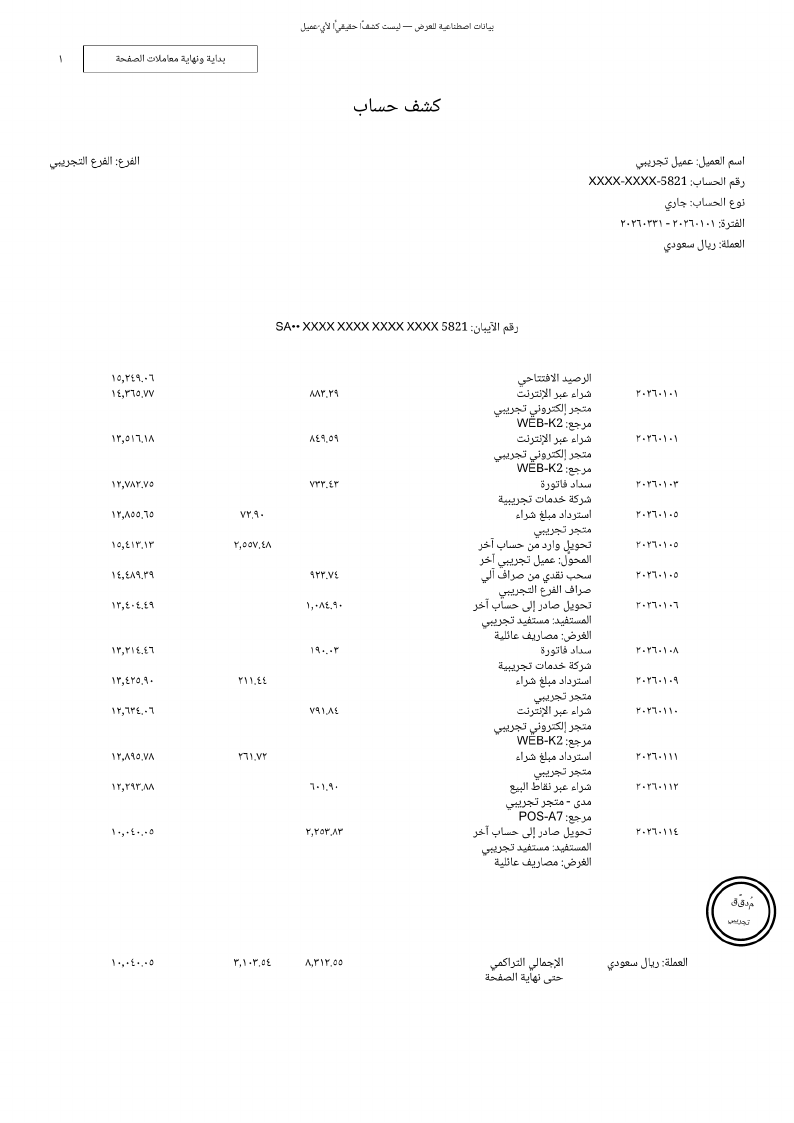
#> input picture site/page-1.png, 794 x 1123 px
$ python -i publish_real_page.py   (imports and definitions only)
#> lines starting #> are read from the running program, lines starting #| are printed output that depends on the picture
"""One page of a real statement, made public for the story page: its rows as the system read them, and two crops.

Owner, 2026-10-31: «ما ابغى كشف اصطناعي ابدا هنا», then «لا اوافق انك ما تنقل المبالغ … صفحة واحدة بس وعلى كذا
مطبق عليها حجب قوي», then, on page 43 after the account holder's consent, «نعم موافق امضي بالصفحه 43 بالحجب المذكور
اعلاه». The bound is docs/SHOWCASE_PLAN.md section 6 («شرطُ الصدق»): ONE page, its amounts visible, and

  - cropped, not covered: the page header (holder, account, IBAN, address) and footer are outside both crops;
  - solid boxes, never blur: a person's name, an account or transfer reference, a card number;
  - the same items hidden in the text the page reads, by rule and not by position: a transfer row keeps its first
    line only (the names of its parties follow it), and a bracketed reference or a masked card number is hidden
    wherever it is. The text is then audited against the owner's private identity patterns (the same file and
    reader as tools/capture_training.py), and nothing is written if one survives.

The inputs stay on the owner's machine (the run's ledger export and its page images); only the outputs are
tracked. The boxes and the hidden lines are written here by position, so this file names nobody.

    python3 tools/ledger.py build --run <run> --db <scratch>/real.sqlite --source <run>/slice_629p.pdf
    python3 tools/ledger.py export --db <scratch>/real.sqlite --source <run>/slice_629p.pdf --read-on 2026-10-31 \\
        --out <scratch>/real.export.json
    python3 tools/publish_real_page.py --export <scratch>/real.export.json --pages <run>/pages \
        [--patterns ~/.hermes/private/rajhi-private-patterns.txt]

Prints counts only, never a figure or a name from the page.
"""
from __future__ import annotations

import argparse
import json
import re
import sys
from pathlib import Path

ROOT = Path(__file__).resolve().parents[1]
sys.path.insert(0, str(ROOT / "tools"))
PAGE = 43
OUT_JSON = ROOT / "docs" / "measurements" / "real-page-43.json"
OUT_ROWS = ROOT / "site" / "real-rows.png"
OUT_ROW = ROOT / "site" / "real-row.png"

#: The rows region of the 200-DPI page image (left, top, right, bottom): below the header, above the footer.
ROWS_CROP = (140, 780, 1560, 1835)
#: Solid boxes inside ROWS_CROP, each over one item that names or identifies someone.
BOXES = (
    (612, 38, 1082, 68), (612, 68, 660, 102),    # row 1: the transaction reference
    (748, 226, 1032, 262),                       # row 2: a card number
    (668, 573, 956, 603), (812, 604, 956, 642),  # row 5: a person's name, on two lines
    (612, 666, 1108, 706), (790, 706, 1018, 734),  # row 6: an account reference and a name
    (748, 914, 1032, 950),                       # row 8: a card number
)
#: The flagged row's first printed line inside ROWS_CROP: its amount and its description, kept at full size.
ROW_CROP = (560, 818, 1100, 854)
#: The rows crop is scaled down for the page; the flagged row's line is not, so its digits stay legible on a phone.
SCALE = 0.75

HIDDEN = "[محجوب]"
PATTERNS = Path("~/.hermes/private/rajhi-private-patterns.txt")
#: Western, Arabic-Indic and Extended Arabic-Indic digits: the reader writes all three.
DIGIT = "0-9٠-٩۰-۹"
#: A reference in brackets that carries a long run of digits; a card number masked in the middle.
_REFERENCE = re.compile(rf"\([^)]*[{DIGIT}]{{6,}}[^)]*\)")
_CARD = re.compile(rf"[{DIGIT}]{{4,}}\*+[{DIGIT}]{{2,}}")
#: A transfer names its parties under its first line.
_TRANSFER = re.compile(r"تحويل")
#: What the page needs of each row; the footer keeps its verdict only.
ROW_FIELDS = ("seq", "row_no", "page", "date_iso", "desc", "side", "printed_movement", "movement",
              "derived_movement", "balance", "chain_ok")


# [38 lines left out: functions redact, surviving_patterns, extract, not called in this run]


def crops(page_image: Path) -> tuple:
    """The two crops, boxes drawn into the pixels, saved without metadata."""
#> called with page_image = '../site/page-1.png'
    from PIL import Image, ImageDraw

    rows = Image.open(page_image).convert("L").crop(ROWS_CROP)
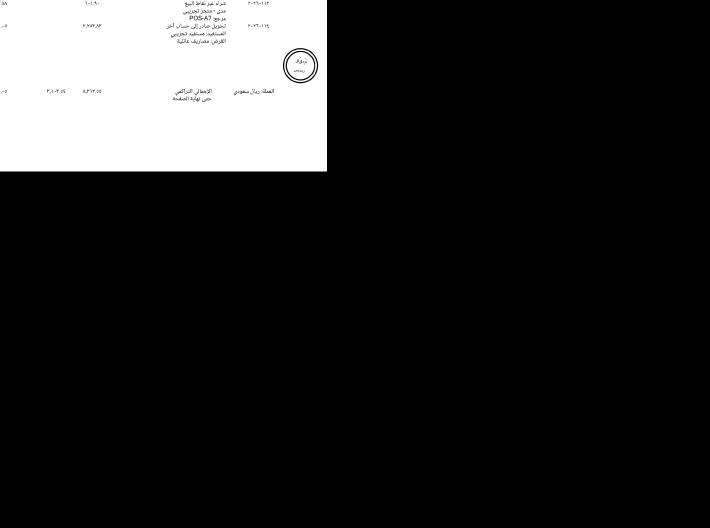
#> rows: PIL image 1420x1055 L (shown at 1/2 size); min 0, max 255, mean 37.7
    draw = ImageDraw.Draw(rows)
    for box in BOXES:
        draw.rectangle(box, fill=0)
    one = rows.crop(ROW_CROP)
#> one: PIL image 540x36 L; every value is 0
    return rows.resize((round(rows.width * SCALE), round(rows.height * SCALE)), Image.LANCZOS), one


# [24 lines left out: function main, not called in this run]


# [2 lines not run here, left out]

>>> result = crops('../site/page-1.png')
